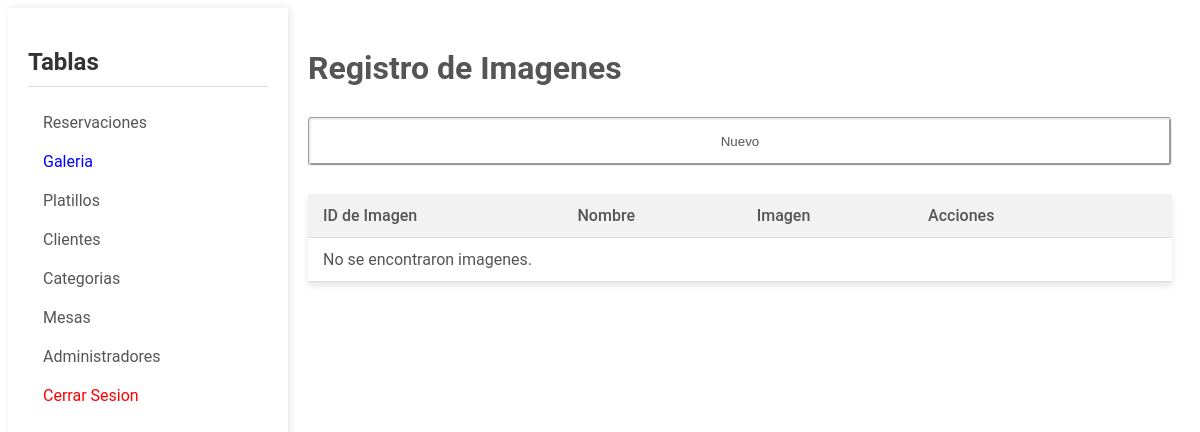
Page /admGaleria.php (signed in) on the earlier database version.
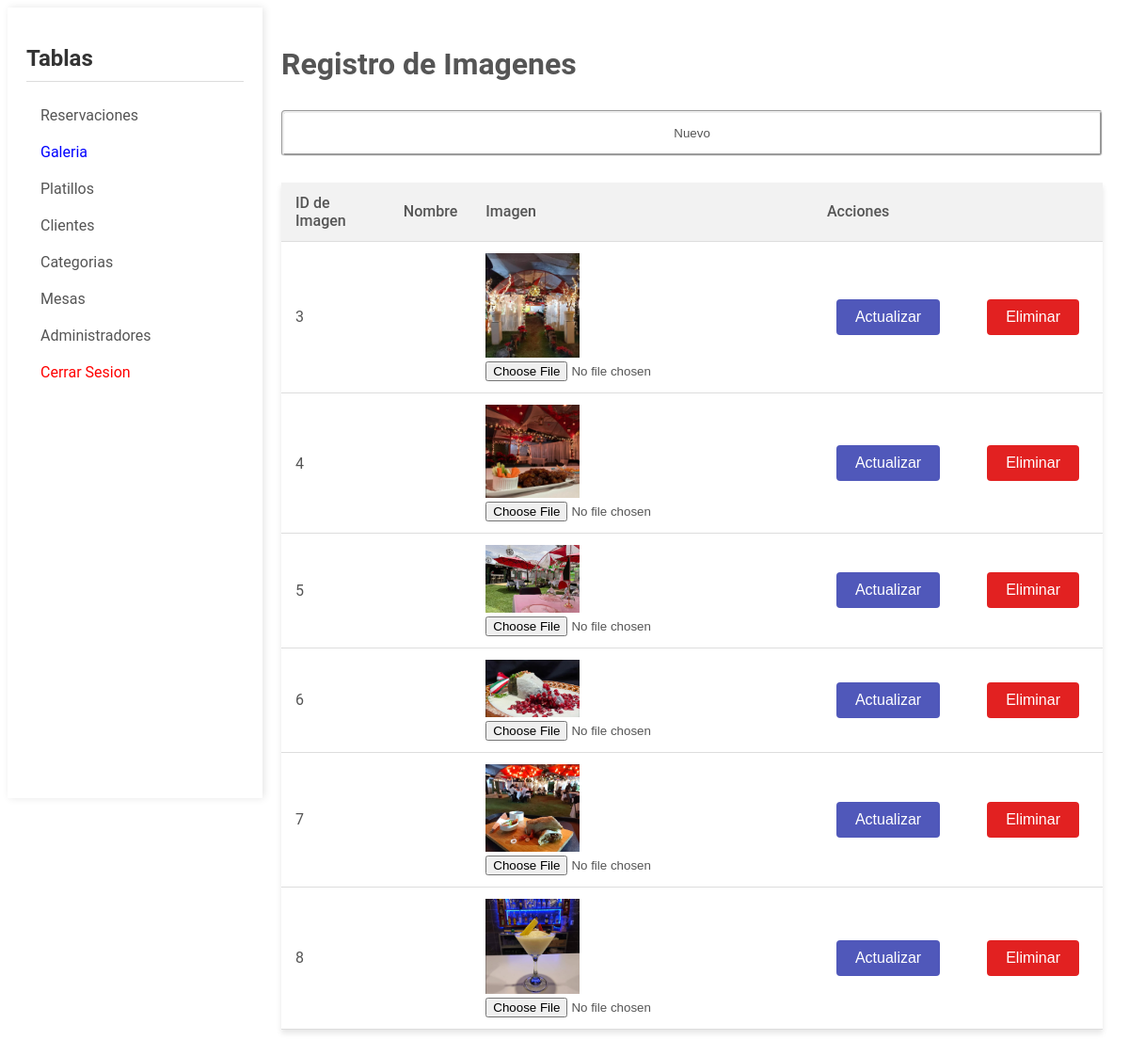
Same page on the later database version.
### tables this page shows
CREATE TABLE `galeria` (
  `idImagen` int(11) NOT NULL,
  `ruta` varchar(255) NOT NULL,
  `nombre` varchar(50) NOT NULL
);

### dao/Database.php (called while the page is built, shortened)
<?php
class Database
{
    private static $instance = null;
    private function __construct()
    {
        $dsn = 'mysql:host=localhost;dbname=higal';
        $username = 'root';
        $password = '';
        $options = [
            PDO::ATTR_PERSISTENT => true,
            PDO::ATTR_ERRMODE => PDO::ERRMODE_EXCEPTION
        ];
        try {
            $this->pdo = new PDO($dsn, $username, $password, $options);
        } catch (PDOException $e) {
            echo 'Connection failed: ' . $e->getMessage();
        }
    }
    public static function getInstance()
    {
        if (self::$instance === null) {
            self::$instance = new Database();
        }
        return self::$instance->pdo;
    }
}

### dao/galeriaDAO.php (called while the page is built, shortened)
<?php
require_once 'Database.php';
class GaleriaDAO
{
    private $pdo;
    public function __construct()
    {
        $this->pdo = Database::getInstance();
    }
    public function obtenerImagenes()
    {
        try {
            $sql = "SELECT * FROM galeria";
            $stmt = $this->pdo->prepare($sql);
            $stmt->execute();
            $datos = $stmt->fetchAll(PDO::FETCH_ASSOC);
            return $datos;
        } catch (PDOException $e) {
            echo "Error: " . $e->getMessage();
            return false;
        }
    }
}

### admGaleria.php (the view, shortened to what this page needs)
<?php
include 'dao/galeriaDAO.php';
?>
<!DOCTYPE html>
<html lang="es">
<head>
    <link rel="stylesheet" href="assets/css/adminPanel.css">
</head>
<body>
    <div class="container">
        <aside class="sidebar">
            <h2>Tablas</h2>
            <ul>
                <li><a href="admReservacion.php">Reservaciones</a></li>
                <li><a href="admGaleria.php" style="color:blue;">Galeria</a></li>
                <li><a href="admPlatillo.php">Platillos</a></li>
                <li><a href="admCliente.php">Clientes</a></li>
                <li><a href="admCategoria.php">Categorias</a></li>
                <li><a href="admMesa.php">Mesas</a></li>
                <li><a href="admAdmin.php">Administradores</a></li>
                <li><a href="controller/sesionKiller.php" style="color:#ff0000;">Cerrar Sesion</a></li>
            </ul>
        </aside>
        <main class="content">
            <h1>Registro de Imagenes</h1>
            <button onclick="mostrarFormulario()">Nuevo</button>
            <table>
                <thead>
                    <tr>
                        <th>ID de Imagen</th>
                        <th>Nombre</th>
                        <th>Imagen</th>
                        <th>Acciones</th>
                        <th></th>
                    </tr>
                </thead>
                <tbody>
                    <?php
                    $galeriaDAO = new GaleriaDAO();
                    $datos = $galeriaDAO->obtenerImagenes();
                    if ($datos !== false && count($datos) > 0) {
                        foreach ($datos as $row) {
                            echo "
                    <tr>
                        <form action='controller/galeriaLogic.php' method='post' enctype='multipart/form-data'>
                            <td><input type='hidden' name='idImagen' value='" . htmlspecialchars($row["idImagen"]) . "'>
                                " . htmlspecialchars($row["idImagen"]) . "
                            </td>
                            <td><input type='hidden' name='nombre' value='" . htmlspecialchars($row["nombre"]) . "'>" . htmlspecialchars($row["nombre"]) . "</td>
                            <td>
                                <img src='" . $row["ruta"] . "' alt='Imagen de " . $row["nombre"] . "' style='width: 100px;'>
                                <input type='hidden' name='oldImagen' value='" . $row["ruta"] . "'>
                                <input type='file' name='imagen' accept='image/*' required>
                            </td>
                            <td>
                                <input type='hidden' name='action' value='update'>
                                <input type='submit' style='background-color: #5058ba; margin:10px; color: white; padding: 10px 20px; border: none; border-radius: 4px; cursor: pointer; font-size: 16px;' value='Actualizar'>
                            </td>
                        </form>
                        <td>
                            <form action='controller/galeriaLogic.php' method='post'>
                                <input type='hidden' name='idImagen' value='" . htmlspecialchars($row["idImagen"]) . "'>
                                <input type='hidden' name='oldImagen' value='" . $row["ruta"] . "'>
                                <input type='hidden' name='action' value='delete'>
                                <input type='submit' style='background-color: #e22121; margin:10px; color: white; padding: 10px 20px; border: none; border-radius: 4px; cursor: pointer; font-size: 16px;' value='Eliminar'>
                            </form>
                        </td>
                    </tr>
                    ";
                        }
                    } else {
                        echo "<tr><td colspan='5'>No se encontraron imagenes.</td></tr>";
                    }
                    ?>
                </tbody>
            </table>
        </main>
    </div>
</body>
</html>

### assets/css/adminPanel.css (style rules this page uses)
body { font-family: 'Roboto', sans-serif; color: #555; }
.container { display: flex; }
.sidebar { width: 240px; height: 100vh; background-color: #ffffff; box-shadow: 2px 0 8px rgba(0,0,0,0.1); overflow-y: auto; padding: 20px; }
.sidebar h2 { font-size: 24px; color: #333; border-bottom: 1px solid #ddd; padding-bottom: 10px; margin-bottom: 10px; }
.sidebar ul { list-style: none; padding: 0px; }
.sidebar ul li a { display: block; padding: 10px 15px; text-decoration: none; color: #555; font-size: 16px; transition: background-color 0.3s; }
.content { flex-grow: 1; padding: 20px; }
table { width: 100%; border-collapse: collapse; background-color: #fff; box-shadow: 0 4px 6px rgba(0, 0, 0, 0.1); margin-top: 20px; }
th, td { text-align: left; align-content: left; padding: 12px 15px; border-bottom: 1px solid #ddd; }
th { background-color: #f2f2f2; font-weight: 500; color: #555; text-align: left; }
button { width: 100%; background-color: #FFFFFF; color: #555; padding: 14px 20px; margin: 8px 0; border: groove; border-radius: 4px; cursor: pointer; }

Differences in the rows shown:
added galeria: idImagen "3", ruta (picture)
added galeria: idImagen "4", ruta (picture)
added galeria: idImagen "5", ruta (picture)
added galeria: idImagen "6", ruta (picture)
added galeria: idImagen "7", ruta (picture)
added galeria: idImagen "8", ruta (picture)
Other differences:
text no longer shown: "No se encontraron imagenes."
